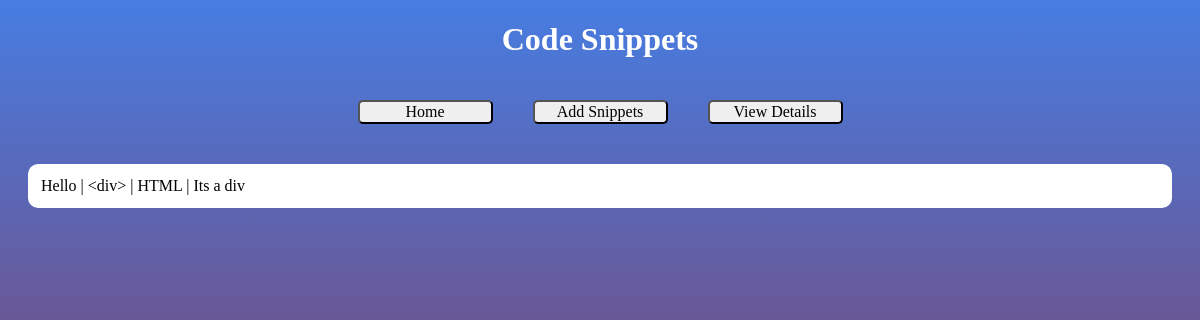
Before: / with the older database file.
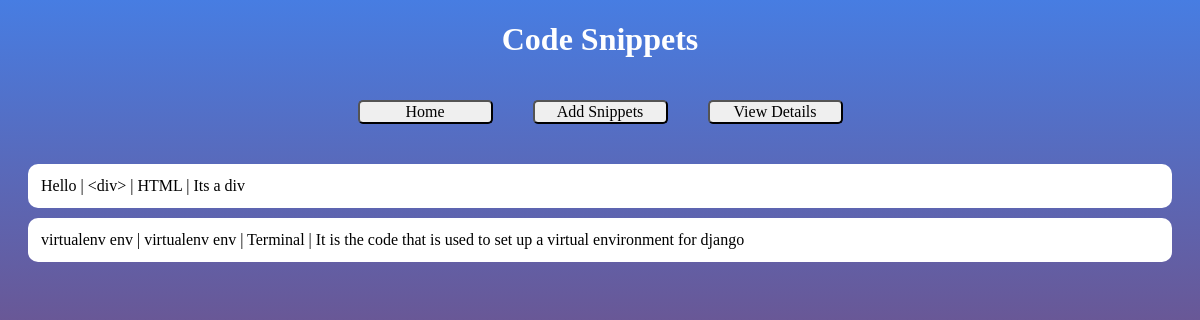
After: the same page with the newer database file.
### snippets/models.py (models this page shows, shortened)
class Snippet(models.Model):
    created = models.DateTimeField(default=timezone.now())
    modified = models.DateTimeField(default=timezone.now())
    title = models.CharField(max_length=256, blank=False,
                             null=False, default="test")
    snippet = models.CharField(
        max_length=256, blank=False, null=False, default="test")
    language = models.CharField(
        max_length=256, blank=False, null=False, default="test")
    description = models.CharField(
        max_length=256, blank=True, null=True, default="test")
    def __str__(self):
        return "{0} | {1} | {2} | {3}".format(self.title, self.snippet,
                                              self.language, self.description)

### snippets/views.py (the view)
# urls.py: url(r'^$', views.SnippetListView.as_view(), name='index'),
class SnippetListView(ListView):
    model = Snippet
    template_name = 'snippets/index.html'
    def get_context_data(self, **kwargs):
        context = super(SnippetListView, self).get_context_data(**kwargs)
        return context

### snippets/templates/snippets/index.html (shortened to what this page needs)
{% extends 'snippets/layout.html' %}
{% block content %}
<div>
  <h1>Code Snippets</h1>
  <div class="nav_buttons">
    <button><a href="/">Home</a></button>
    <button><a href="/add">Add Snippets</a></button>
    <button><a href="/detail/1">View Details</a></button>
  </div>
</div>
{% if snippet_list %}
<ul>
  {% for snippet in snippet_list %}
  <li class="list_item">{{ snippet }}</li>
  {% endfor %}
</ul>
{% else %}
<p>No snippets yet.</p>
{% endif%}
{% endblock %}

### snippets/templates/snippets/layout.html (shortened to what this page needs)
{% load static %}
<!DOCTYPE html>
<html>
  <head>
    <link rel="stylesheet" href="{% static 'css/main.css'%}">
  </head>
  <body>
    <div class="container">
      {% block content %} {% endblock %}
    </div>
  </body>
</html>

### snippets/static/css/main.css (style rules this page uses)
* { font-family: futura; }
body { background: rgb(71, 125, 226); background: linear-gradient(180deg, rgba(71, 125, 226, 1) 0%, rgba(109, 83, 141, 1) 45%, rgba(196, 48, 48, 1) 100%); background-repeat: no-repeat; background-attachment: fixed; }
h1 { text-align: center; color: white; }
ul { display: flex; justify-content: center; flex-direction: column; margin: 20px; padding: 0px; }
li { background: white; padding: 13px; list-style: none; border-radius: 10px; margin-bottom: 10px; }
.nav_buttons { width: 100%; display: flex; justify-content: center; }
button { margin: 20px; width: 95px; font-size: 16px; width: 135px; border-radius: 5px; }
a { text-decoration: none; color: black; }

Changed rows visible on the page:
added Snippet: title+snippet+language "virtualenv env | virtualenv env | Terminal | It is the code that is used to set up a virtual environment for django"
